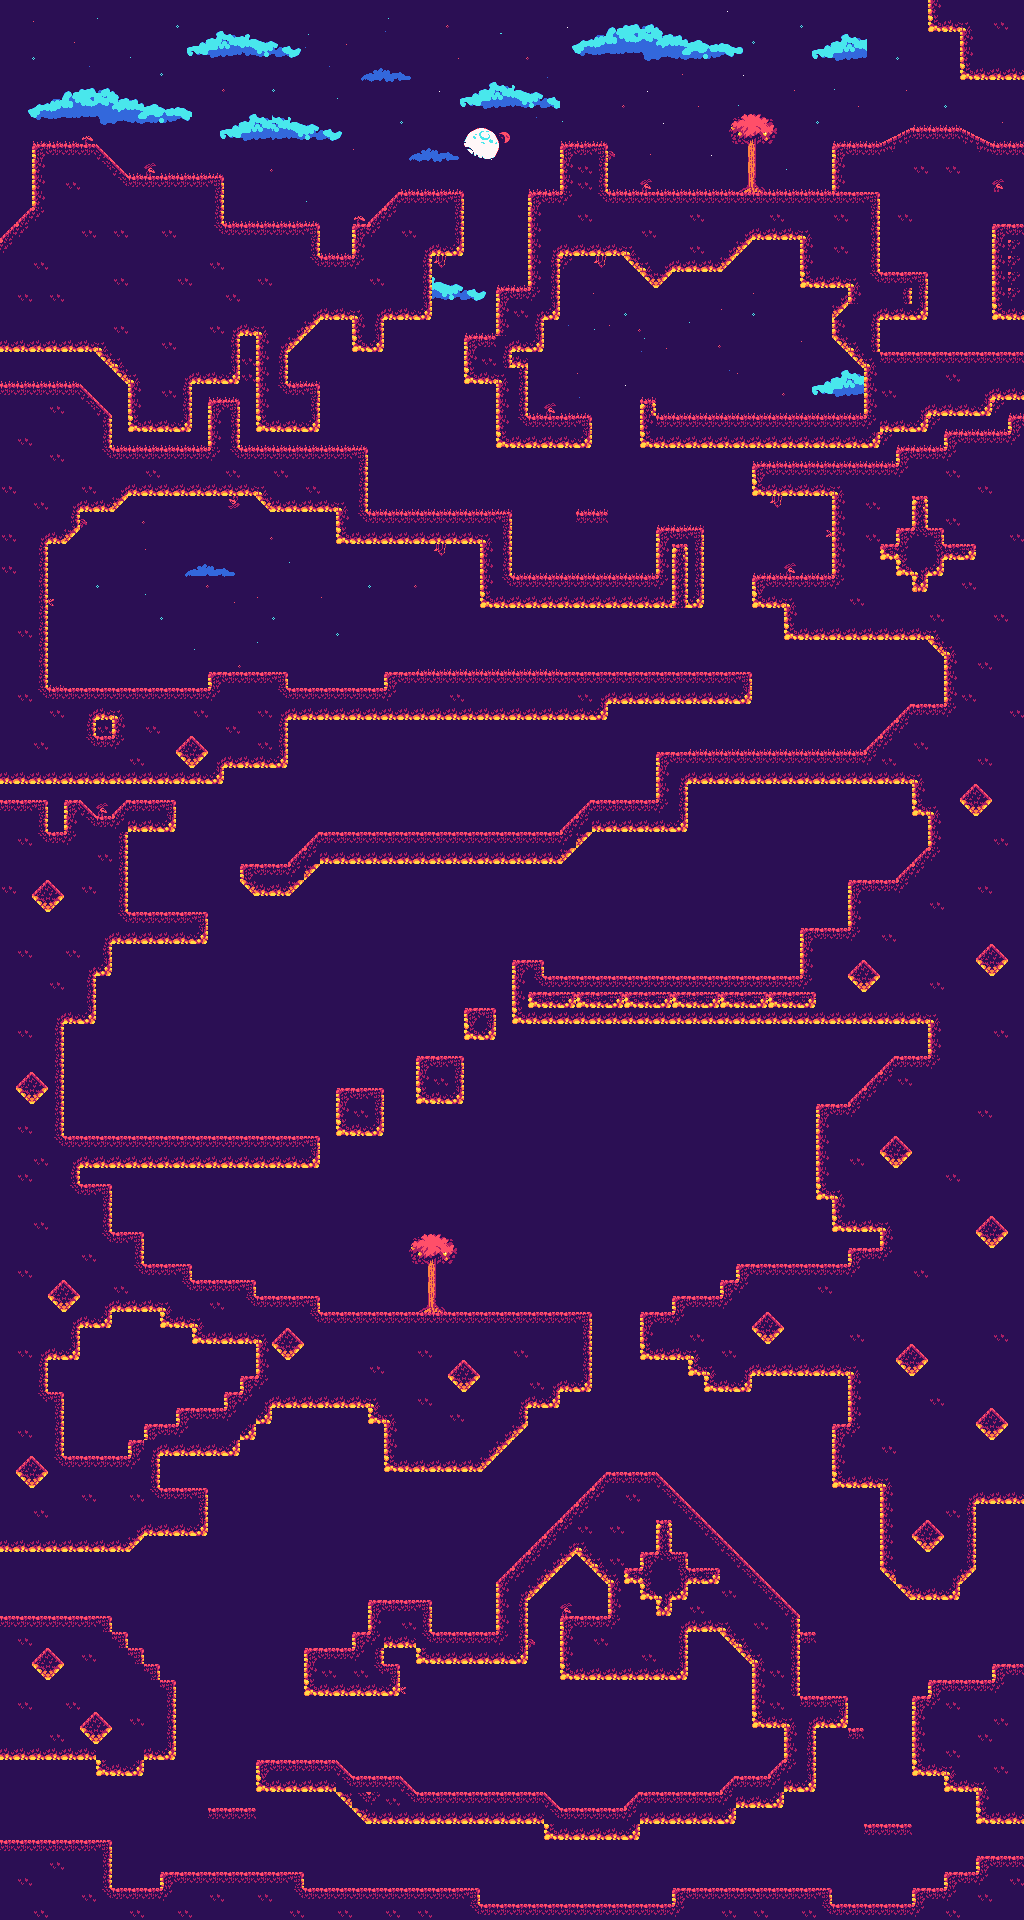

This game map was drawn from its Tiled (.tmx) file and the tilesets committed beside it. A one-line description and the trimmed map source follow:
An orthogonal 64x120 tile map with 16x16 px tiles, 1 tile layer (background), 1 hidden layer not drawn and 46 objects (27x spike, 14x water, 2x wizard, player, skeleton, ...).

<map version="1.9" tiledversion="1.9.2" orientation="orthogonal" renderorder="right-down" width="64" height="120" tilewidth="16" tileheight="16" infinite="0" nextlayerid="4" nextobjectid="66">
 <tileset firstgid="1" name="tile5" tilewidth="16" tileheight="16" tilecount="8040" columns="120">
  <image source="tile5.png" width="1920" height="1080" />
 </tileset>
 <layer id="1" name="background" width="64" height="120">
  <data>[7680 cells, 7680 non-empty, 577 distinct tile ids]</data>
 </layer>
 <layer id="2" name="walls" width="64" height="120" visible="0" locked="1">
  <data>[7680 cells, 1724 non-empty, 1 distinct tile ids]</data>
 </layer>
 <objectgroup id="3" name="objects">
  <object id="1" name="player" class="player" x="157.771" y="140.515" width="22.1866" height="32.0473">
   <properties>
    <property name="Type" value="player" />
   </properties>
  </object>
  <object id="6" name="enemy" class="wizard" x="666" y="336.66" width="20.434" height="26.2723">
   <properties>
    <property name="Type" value="skeleton" />
   </properties>
  </object>
  <object id="9" name="enemy" class="skeleton" x="107.109" y="639.36" width="31.7797" height="43.5499">
   <properties>
    <property name="Type" value="skeleton" />
   </properties>
  </object>
  <object id="10" name="enemy" class="wizard" x="549.41" y="909.32" width="19.253" height="28.2377">
   <properties>
    <property name="Type" value="wizard" />
   </properties>
  </object>
  <object id="11" name="enemy" class="angel" x="504.63" y="1709.32" width="27.0289" height="46.4343">
   <properties>
    <property name="Type" value="wizard" />
   </properties>
  </object>
  <object id="13" name="spike" class="spike" x="321.347" y="241.306" width="13.4059" height="12.6173">
   <properties>
    <property name="Type" value="spike" />
   </properties>
  </object>
  <object id="14" name="spike" class="spike" x="336.66" y="241.49" width="13.4059" height="12.6173">
   <properties>
    <property name="Type" value="spike" />
   </properties>
  </object>
  <object id="16" name="spike" class="spike" x="802.047" y="561.367" width="13.4059" height="12.6173">
   <properties>
    <property name="Type" value="spike" />
   </properties>
  </object>
  <object id="17" name="spike" class="spike" x="817.351" y="561.059" width="13.4059" height="12.6173">
   <properties>
    <property name="Type" value="spike" />
   </properties>
  </object>
  <object id="18" name="spike" class="spike" x="289.186" y="673.835" width="13.4059" height="12.6173">
   <properties>
    <property name="Type" value="spike" />
   </properties>
  </object>
  <object id="19" name="spike" class="spike" x="305.084" y="673.886" width="13.4059" height="12.6173">
   <properties>
    <property name="Type" value="spike" />
   </properties>
  </object>
  <object id="20" name="spike" class="spike" x="320.792" y="674.069" width="13.4059" height="12.6173">
   <properties>
    <property name="Type" value="spike" />
   </properties>
  </object>
  <object id="21" name="spike" class="spike" x="336.865" y="673.886" width="13.4059" height="12.6173">
   <properties>
    <property name="Type" value="spike" />
   </properties>
  </object>
  <object id="22" name="spike" class="spike" x="369.56" y="673.521" width="13.4059" height="12.6173">
   <properties>
    <property name="Type" value="spike" />
   </properties>
  </object>
  <object id="23" name="spike" class="spike" x="353.669" y="673.704" width="13.4059" height="12.6173">
   <properties>
    <property name="Type" value="spike" />
   </properties>
  </object>
  <object id="24" name="spike" class="spike" x="929.019" y="690.13" width="13.4059" height="12.6173">
   <properties>
    <property name="Type" value="spike" />
   </properties>
  </object>
  <object id="25" name="spike" class="spike" x="913.811" y="690.177" width="13.4059" height="12.6173">
   <properties>
    <property name="Type" value="spike" />
   </properties>
  </object>
  <object id="26" name="spike" class="spike" x="128.91" y="897.775" width="13.4059" height="12.6173">
   <properties>
    <property name="Type" value="spike" />
   </properties>
  </object>
  <object id="27" name="spike" class="spike" x="144.864" y="898.155" width="13.4059" height="12.6173">
   <properties>
    <property name="Type" value="spike" />
   </properties>
  </object>
  <object id="28" name="spike" class="spike" x="160.74" y="897.881" width="13.4059" height="12.6173">
   <properties>
    <property name="Type" value="spike" />
   </properties>
  </object>
  <object id="29" name="spike" class="spike" x="176.981" y="897.713" width="13.4059" height="12.6173">
   <properties>
    <property name="Type" value="spike" />
   </properties>
  </object>
  <object id="30" name="spike" class="spike" x="193.223" y="897.881" width="13.4059" height="12.6173">
   <properties>
    <property name="Type" value="spike" />
   </properties>
  </object>
  <object id="31" name="spike" class="spike" x="801.381" y="913.953" width="13.4059" height="12.6173">
   <properties>
    <property name="Type" value="spike" />
   </properties>
  </object>
  <object id="32" name="spike" class="spike" x="817.571" y="913.664" width="13.4059" height="12.6173">
   <properties>
    <property name="Type" value="spike" />
   </properties>
  </object>
  <object id="33" name="spike" class="spike" x="832.605" y="913.664" width="13.4059" height="12.6173">
   <properties>
    <property name="Type" value="spike" />
   </properties>
  </object>
  <object id="34" name="spike" class="spike" x="673.154" y="1281.46" width="13.4059" height="12.6173">
   <properties>
    <property name="Type" value="spike" />
   </properties>
  </object>
  <object id="35" name="spike" class="spike" x="689.131" y="1281.41" width="13.4059" height="12.6173">
   <properties>
    <property name="Type" value="spike" />
   </properties>
  </object>
  <object id="37" name="spike" class="spike" x="705.044" y="1281.41" width="13.4059" height="12.6173">
   <properties>
    <property name="Type" value="spike" />
   </properties>
  </object>
  <object id="38" name="water" class="water" x="880.896" y="241.257" width="13.7777" height="13.1915">
   <properties>
    <property name="Type" value="water" />
   </properties>
  </object>
  <object id="39" name="water" class="water" x="897.458" y="241.697" width="13.7777" height="13.1915">
   <properties>
    <property name="Type" value="water" />
   </properties>
  </object>
  <object id="40" name="water" class="water" x="912.995" y="241.404" width="13.7777" height="13.1915">
   <properties>
    <property name="Type" value="water" />
   </properties>
  </object>
  <object id="41" name="water" class="water" x="928.532" y="241.404" width="13.7777" height="13.1915">
   <properties>
    <property name="Type" value="water" />
   </properties>
  </object>
  <object id="42" name="water" class="water" x="945.827" y="241.11" width="13.7777" height="13.1915">
   <properties>
    <property name="Type" value="water" />
   </properties>
  </object>
  <object id="43" name="water" class="water" x="961.657" y="241.404" width="13.7777" height="13.1915">
   <properties>
    <property name="Type" value="water" />
   </properties>
  </object>
  <object id="44" name="water" class="water" x="977.193" y="241.11" width="13.7777" height="13.1915">
   <properties>
    <property name="Type" value="water" />
   </properties>
  </object>
  <object id="55" name="water" class="water" x="64.3269" y="1409.2" width="15.4511" height="14.1898">
   <properties>
    <property name="Type" value="water" />
   </properties>
  </object>
  <object id="56" name="water" class="water" x="80.36" y="1409.36" width="15.4511" height="14.1898">
   <properties>
    <property name="Type" value="water" />
   </properties>
  </object>
  </objectgroup>
</map>
<!-- 9 of 46 objects omitted -->